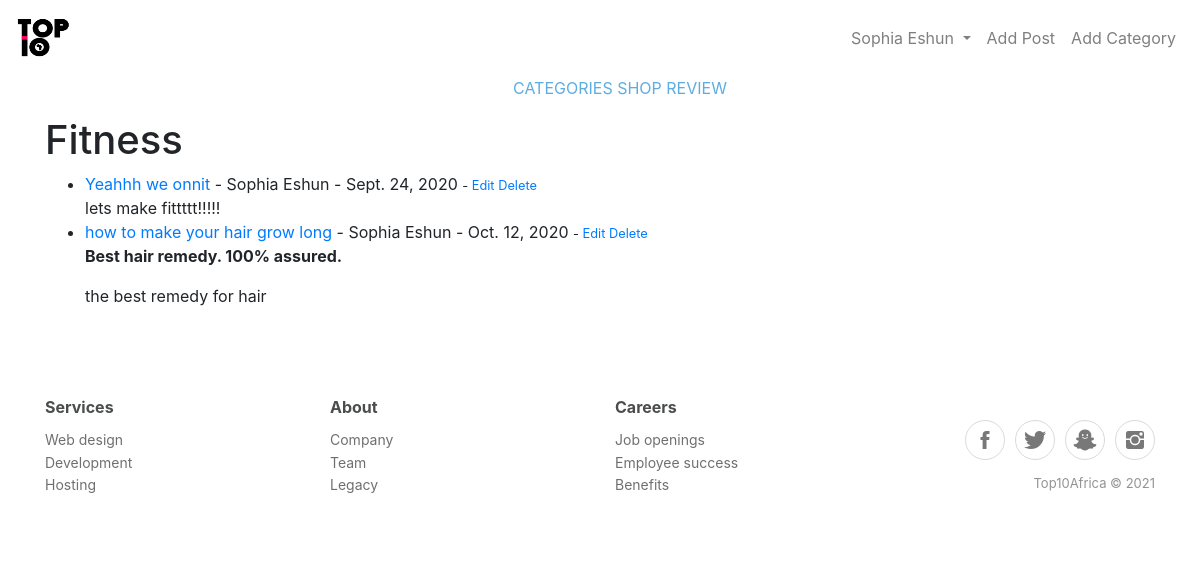
Screenshot of /category/fitness/ (signed in) with the database file from the repository.
### hblog/models.py (models this page shows, shortened)
class Post(models.Model):
    title = models.CharField(max_length=255)
    header_image = models.ImageField(null=True, blank=True, upload_to="images/")
    title_tag = models.CharField(max_length=255, default="Healthy, Hungry, Hair")
    author = models.ForeignKey(User, on_delete = models.CASCADE)
    body = RichTextField(blank=True, null=True)
    post_date = models.DateField(auto_now_add=True)
    category = models.CharField(max_length=255, default="fitness")
    snippet = models.CharField(max_length=255)
    likes = models.ManyToManyField(User, related_name="blog_post")

### hblog/views.py (the view)
# urls.py: path('category/<str:cats>/', CategoryView, name="category" ),
def CategoryView(request, cats):
    category_posts = Post.objects.filter(category=cats.replace('-', ' '))
    return render(request, 'categories.html', {'cats':cats.title().replace('-', ' '), 'category_posts':category_posts})

### hblog/templates/categories.html
{% extends 'base.html' %}
{% block content %}
{% if category_posts %}
<h1>{{cats}} </h1>
<ul>
{% for post in category_posts %}
    <li><a href="{% url 'article-detail' post.pk %}">{{post.title}}</a> -
    {{post.author.first_name}} {{post.author.last_name}} - {{ post.post_date }} <small>
        {% if user.is_authenticated %}
        - <a href="{% url 'update_post' post.pk %}">Edit</a>
        <a href="{% url 'delete_post' post.pk %}">Delete</a>
        {% endif %}
    </small><br>
    {{post.body|slice:":200"|safe}}</li>
{% endfor %}
</ul>
{% else %}
<h2>Sorry this page does not exist...</h2>
{% endif %}
{% endblock %}

### hblog/templates/base.html (shortened to what this page needs)
{% load static %}
<!doctype html>
<html lang="en">
  <head>
    <link rel="stylesheet" href="https://maxcdn.bootstrapcdn.com/bootstrap/4.0.0/css/bootstrap.min.css">
    <link rel="stylesheet" type="text/css" href="{% static 'hhhBlog/css/main.css' %}">
    <link rel="stylesheet" type="text/css" href="{% static 'hhhBlog/css/scondnav.css' %}">
    <link rel="stylesheet" href="{% static 'assets/fonts/ionicons.min.css' %}">
    <link rel="stylesheet" href="{% static 'assets/css/Footer-Clean.css' %}">
    <link rel="stylesheet" href="{% static 'assets/bootstrap/css/bootstrap.min.css' %}">
    <link rel="stylesheet" href="{% static 'assets/fonts/font-awesome.min.css' %}">
    <link rel="stylesheet" href="{% static 'assets/css/styles.css' %}">
  </head>
  <body>
      <nav class="navbar navbar-expand-lg navbar-light bg-transparent">
        <a class="navbar-brand" href="{% url 'home'%}"> <img src="{% static 'hhhBlog/images/toptenafrica.png' %}" width="70" height="50" ></a>
        <ul class="navbar-nav ml-auto" id="hview">
          {% if user.is_authenticated %}
          <li class="nav-item dropdown" id="hlview">
            <a class="nav-link dropdown-toggle" href="#" id="navbarDropdown" role="button" data-toggle="dropdown" aria-haspopup="true" aria-expanded="false">
              {{user.first_name}} {{user.last_name}}
            </a>
          </li>
          {% if user.is_staff %}
          <li class="nav-item">
            <a class="nav-link"  href="{% url 'add_post' %}">Add Post</a>
          </li>
          <li class="nav-item">
            <a class="nav-link" href="{% url 'add_category' %}">Add Category</a>
          </li>
          {% endif %}
        {% endif %}
        </ul>
      </nav>
    <div class="container">
      <div class="row">
        <div class="col-md-12">
          <ul class="align-self-center" id="cat">
            {% if cat_menu %}
              {% for item in cat_menu %}
              <a href="{% url 'category' item|slugify %}"><li class="catlist">{{ item|upper }}</li></a>
              {% endfor %}
            {% else %}
            <a href="{% url 'category_list' %}"><li class="catlist">CATEGORIES</li></a>
            {% endif %}
            <a href="shop.html"><li class="catlist">SHOP</li></a>
            <a href="review.html"><li class="catlist">REVIEW</li></a>
          </ul>
        </div>
      </div>
      {% block content %}
      {% endblock %}
    </div>
    <br>
    <div class="footer-clean">
      <footer>
          <div class="container">
              <div class="row justify-content-center">
                  <div class="col-sm-4 col-md-3 item">
                      <h3>Services</h3>
                      <ul>
                          <li><a href="#">Web design</a></li>
                          <li><a href="#">Development</a></li>
                          <li><a href="#">Hosting</a></li>
                      </ul>
                  </div>
                  <div class="col-sm-4 col-md-3 item">
                      <h3>About</h3>
                      <ul>
                          <li><a href="#">Company</a></li>
                          <li><a href="#">Team</a></li>
                          <li><a href="#">Legacy</a></li>
                      </ul>
                  </div>
                  <div class="col-sm-4 col-md-3 item">
                      <h3>Careers</h3>
                      <ul>
                          <li><a href="#">Job openings</a></li>
                          <li><a href="#">Employee success</a></li>
                          <li><a href="#">Benefits</a></li>
                      </ul>
                  </div>
                  <div class="col-lg-3 item social"><a href="#"><i class="icon ion-social-facebook"></i></a><a href="#"><i class="icon ion-social-twitter"></i></a><a href="#"><i class="icon ion-social-snapchat"></i></a><a href="#"><i class="icon ion-social-instagram"></i></a>
                      <p class="copyright">Top10Africa © 2021</p>
                  </div>
              </div>
          </div>
      </footer>
  </div>
  </body>
</html>

### static/hhhBlog/css/main.css (style rules this page uses)
* { box-sizing: border-box; }
body { margin: 0; font-family: Arial, Helvetica, sans-serif; }

### static/hhhBlog/css/scondnav.css (style rules this page uses)
* { box-sizing: border-box; }
body { margin: 0; font-family: Arial, Helvetica, sans-serif; }

### static/assets/css/Footer-Clean.css (style rules this page uses)
.footer-clean { padding:50px 0; background-color:#fff; color:#4b4c4d; }
.footer-clean h3 { margin-top:0; margin-bottom:12px; font-weight:bold; font-size:16px; }
.footer-clean ul { padding:0; list-style:none; line-height:1.6; font-size:14px; margin-bottom:0; }
.footer-clean ul a { color:inherit; text-decoration:none; opacity:0.8; }
.footer-clean .item.social { text-align:right; }
.footer-clean .item.social > a { font-size:24px; width:40px; height:40px; line-height:40px; display:inline-block; text-align:center; border-radius:50%; border:1px solid #ccc; margin-left:10px; margin-top:22px; color:inherit; opacity:0.75; }
.footer-clean .copyright { margin-top:14px; margin-bottom:0; font-size:13px; opacity:0.6; }

### static/assets/css/styles.css (style rules this page uses)
.align-self-center { text-align:center; }
#hlview { display:inline-block; text-decoration:none; }
#hlview a { text-decoration: none; }
#cat { list-style:none; }
.catlist { display:inline-block; color:#5DADE2; }
a { text-decoration: none; }

### rows the page displays
Post: title "Yeahhh we onnit", author.first_name "Sophia", author.last_name "Eshun", post_date "Sept. 24, 2020", body "lets make fittttt!!!!!"
Post: title "how to make your hair grow long", author.first_name "Sophia", author.last_name "Eshun", post_date "Oct. 12, 2020", body "Best hair remedy. 100% assured. the best remedy for hair"

### other values shown
{{ user.first_name }} "Sophia"
{{ user.last_name }} "Eshun"
{{ cats }} "Fitness"
